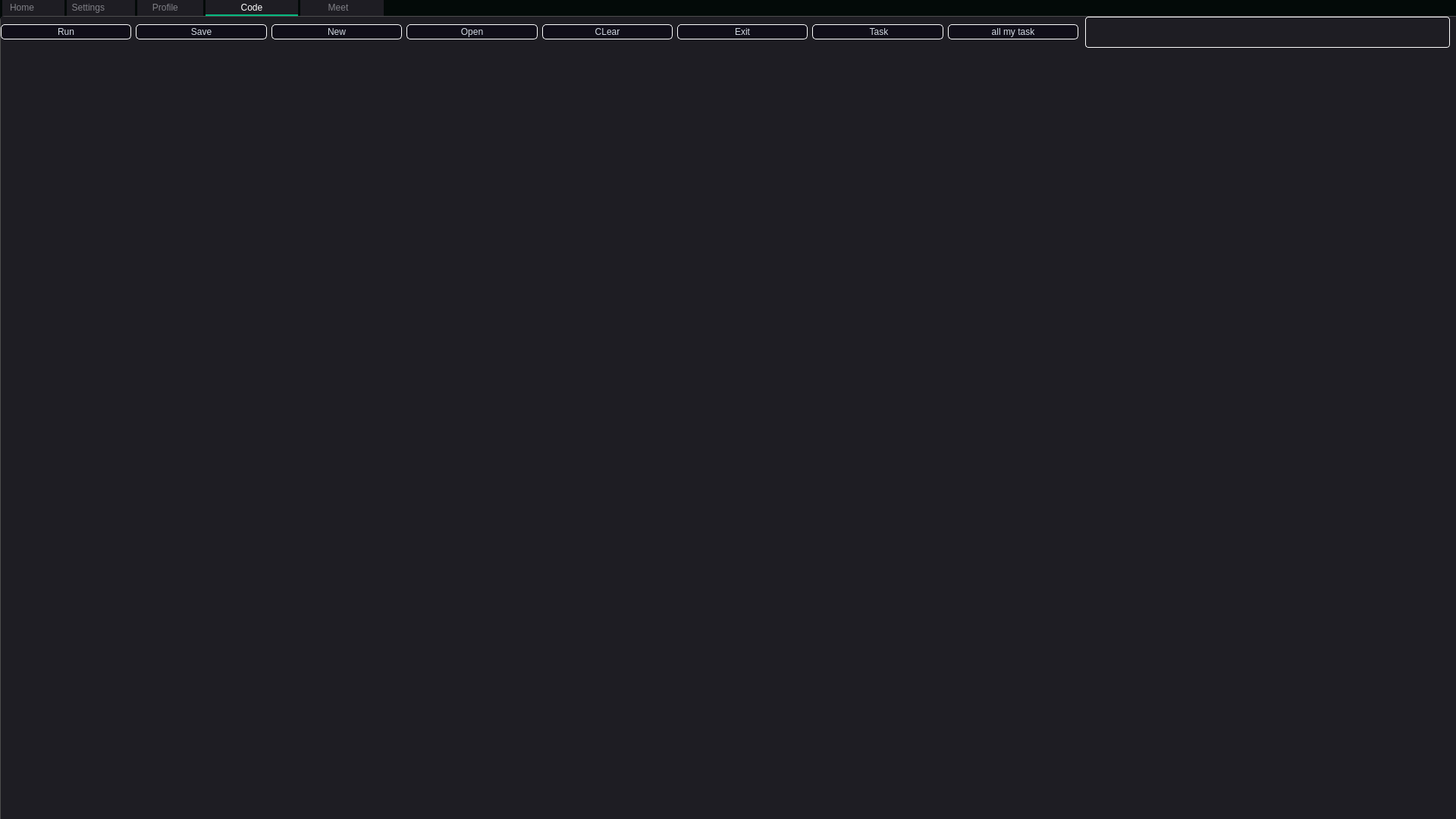
<?xml version="1.0" encoding="UTF-8"?>
<ui version="4.0">
 <class>Lhome</class>
 <widget class="QWidget" name="Lhome">
  <property name="enabled">
   <bool>true</bool>
  </property>
  <property name="geometry">
   <rect>
    <x>0</x>
    <y>0</y>
    <width>1920</width>
    <height>1080</height>
   </rect>
  </property>
  <property name="sizePolicy">
   <sizepolicy hsizetype="Maximum" vsizetype="Maximum">
    <horstretch>1</horstretch>
    <verstretch>0</verstretch>
   </sizepolicy>
  </property>
  <property name="sizeIncrement">
   <size>
    <width>1920</width>
    <height>1080</height>
   </size>
  </property>
  <property name="windowTitle">
   <string>Form</string>
  </property>
  <property name="styleSheet">
   <string notr="true">/*
Material Dark Style Sheet for QT Applications
Author: Jaime A. Quiroga P.
Inspired on https://github.com/jxfwinter/qt-material-stylesheet
Company: GTRONICK
Last updated: 04/12/2018, 15:00.
Available at: https://github.com/GTRONICK/QSS/blob/master/MaterialDark.qss
*/
QWidget#Lhome {
    background-color:#030A08
}
QDialog {
	background-color:#1e1d23;
}
QColorDialog {
	background-color:#1e1d23;
}
QTextEdit {
	background-color:#1e1d23;
	color: #a9b7c6;
}
QPlainTextEdit {
	selection-background-color:#007b50;
	background-color:#1e1d23;
	border-style: solid;
	border-top-color: transparent;
	border-right-color: transparent;
	border-left-color: transparent;
	border-bottom-color: transparent;
	border-width: 1px;
	color: #a9b7c6;
}
/*
Neon Style Sheet for QT Applications (QpushButton)
Author: Jaime A. Quiroga P.
Company: GTRONICK
Last updated: 24/10/2020, 15:42.
Available at: https://github.com/GTRONICK/QSS/blob/master/NeonButtons.qss
*/
QPushButton{
	border-style: solid;
	border-color: #ffffff;
	border-width: 1px;
	border-radius: 5px;
	color: #d3dae3;
	padding: 2px;
	background-color: #100E19;
}
QPushButton::default{
	border-style: solid;
	border-color: #ffffff;
	border-width: 1px;
	border-radius: 5px;
	color: #FFFFFF;
	padding: 2px;
	background-color: #151a1e;
}
QPushButton:hover{
	border-style: solid;
	border-top-color: qlineargradient(spread:pad, x1:0, y1:1, x2:1, y2:1, stop:0 #C0DB50, stop:0.4 #C0DB50, stop:0.5 #100E19, stop:1 #100E19);
    border-bottom-color: qlineargradient(spread:pad, x1:0, y1:1, x2:1, y2:1, stop:0 #100E19, stop:0.5 #100E19, stop:0.6 #C0DB50, stop:1 #C0DB50);
    border-left-color: qlineargradient(spread:pad, x1:0, y1:0, x2:0, y2:1, stop:0 #C0DB50, stop:0.3 #C0DB50, stop:0.7 #100E19, stop:1 #100E19);
    border-right-color: qlineargradient(spread:pad, x1:0, y1:1, x2:0, y2:0, stop:0 #C0DB50, stop:0.3 #C0DB50, stop:0.7 #100E19, stop:1 #100E19);
	border-width: 2px;
    border-radius: 1px;
	color: #d3dae3;
	padding: 2px;
}
QPushButton:pressed{
	border-style: solid;
	border-top-color: qlineargradient(spread:pad, x1:0, y1:1, x2:1, y2:1, stop:0 #d33af1, stop:0.4 #d33af1, stop:0.5 #100E19, stop:1 #100E19);
    border-bottom-color: qlineargradient(spread:pad, x1:0, y1:1, x2:1, y2:1, stop:0 #100E19, stop:0.5 #100E19, stop:0.6 #d33af1, stop:1 #d33af1);
    border-left-color: qlineargradient(spread:pad, x1:0, y1:0, x2:0, y2:1, stop:0 #d33af1, stop:0.3 #d33af1, stop:0.7 #100E19, stop:1 #100E19);
    border-right-color: qlineargradient(spread:pad, x1:0, y1:1, x2:0, y2:0, stop:0 #d33af1, stop:0.3 #d33af1, stop:0.7 #100E19, stop:1 #100E19);
	border-width: 2px;
    border-radius: 1px;
	color: #d3dae3;
	padding: 2px;
}
QLineEdit {
	border-width: 1px; border-radius: 4px;
	border-color:rgb(255,255,255) ;
	border-style: inset;
	padding: 0 8px;
	color: #a9b7c6;
	background:#1e1d23;
	selection-background-color:#007b50;
	selection-color: #FFFFFF;
}
QLabel {
	color: #a9b7c6;
}
QLCDNumber {
	color: #37e6b4;
}
QProgressBar {
	text-align: center;
	color: rgb(240, 240, 240);
	border-width: 1px; 
	border-radius: 10px;
	border-color: rgb(58, 58, 58);
	border-style: inset;
	background-color:#1e1d23;
}
QProgressBar::chunk {
	background-color: #04b97f;
	border-radius: 5px;
}
QMenuBar {
	background-color: #1e1d23;
}
QMenuBar::item {
	color: #a9b7c6;
  	spacing: 3px;
  	padding: 1px 4px;
  	background: #1e1d23;
}

QMenuBar::item:selected {
  	background:#1e1d23;
	color: #FFFFFF;
}
QMenu::item:selected {
	border-style: solid;
	border-top-color: transparent;
	border-right-color: transparent;
	border-left-color: #04b97f;
	border-bottom-color: transparent;
	border-left-width: 2px;
	color: #FFFFFF;
	padding-left:15px;
	padding-top:4px;
	padding-bottom:4px;
	padding-right:7px;
	background-color: #1e1d23;
}
QMenu::item {
	border-style: solid;
	border-top-color: transparent;
	border-right-color: transparent;
	border-left-color: transparent;
	border-bottom-color: transparent;
	border-bottom-width: 1px;
	border-style: solid;
	color: #a9b7c6;
	padding-left:17px;
	padding-top:4px;
	padding-bottom:4px;
	padding-right:7px;
	background-color: #1e1d23;
}
QMenu{
	background-color:#1e1d23;
}
QTabWidget {
	color:rgb(0,0,0);
	background-color:#1e1d23;
}
QTabWidget::pane {
		border-color: rgb(77,77,77);
		background-color:#1e1d23;
		border-style: solid;
		border-width: 1px;
    	border-radius: 6px;
}
QTabBar::tab {
	border-style: solid;
	border-top-color: transparent;
	border-right-color: transparent;
	border-left-color: transparent;
	border-bottom-color: transparent;
	border-bottom-width: 1px;
	border-style: solid;
	color: #808086;
	padding: 3px;
	margin-left:3px;
	background-color: #1e1d23;
}
QTabBar::tab:selected, QTabBar::tab:last:selected, QTabBar::tab:hover {
  	border-style: solid;
	border-top-color: transparent;
	border-right-color: transparent;
	border-left-color: transparent;
	border-bottom-color: #04b97f;
	border-bottom-width: 2px;
	border-style: solid;
	color: #FFFFFF;
	padding-left: 3px;
	padding-bottom: 2px;
	margin-left:3px;
	background-color: #1e1d23;
}

QCheckBox {
	color: #a9b7c6;
	padding: 2px;
}
QCheckBox:disabled {
	color: #808086;
	padding: 2px;
}

QCheckBox:hover {
	border-radius:4px;
	border-style:solid;
	padding-left: 1px;
	padding-right: 1px;
	padding-bottom: 1px;
	padding-top: 1px;
	border-width:1px;
	border-color: rgb(87, 97, 106);
	background-color:#1e1d23;
}
QCheckBox::indicator:checked {

	height: 10px;
	width: 10px;
	border-style:solid;
	border-width: 1px;
	border-color: #04b97f;
	color: #a9b7c6;
	background-color: #04b97f;
}
QCheckBox::indicator:unchecked {

	height: 10px;
	width: 10px;
	border-style:solid;
	border-width: 1px;
	border-color: #04b97f;
	color: #a9b7c6;
	background-color: transparent;
}
QRadioButton {
	color: #a9b7c6;
	background-color: #1e1d23;
	padding: 1px;
}
QRadioButton::indicator:checked {
	height: 10px;
	width: 10px;
	border-style:solid;
	border-radius:5px;
	border-width: 1px;
	border-color: #04b97f;
	color: #a9b7c6;
	background-color: #04b97f;
}
QRadioButton::indicator:!checked {
	height: 10px;
	width: 10px;
	border-style:solid;
	border-radius:5px;
	border-width: 1px;
	border-color: #04b97f;
	color: #a9b7c6;
	background-color: transparent;
}
QStatusBar {
	color:#027f7f;
}
QSpinBox {
	color: #a9b7c6;	
	background-color: #1e1d23;
}
QDoubleSpinBox {
	color: #a9b7c6;	
	background-color: #1e1d23;
}
QTimeEdit {
	color: #a9b7c6;	
	background-color: #1e1d23;
}
QDateTimeEdit {
	color: #a9b7c6;	
	background-color: #1e1d23;
}
QDateEdit {
	color: #a9b7c6;	
	background-color: #1e1d23;
}
QComboBox {
	color: #a9b7c6;	
	background: #1e1d23;
}
QComboBox:editable {
	background: #1e1d23;
	color: #a9b7c6;
	selection-background-color: #1e1d23;
}
QComboBox QAbstractItemView {
	color: #a9b7c6;	
	background: #1e1d23;
	selection-color: #FFFFFF;
	selection-background-color: #1e1d23;
}
QComboBox:!editable:on, QComboBox::drop-down:editable:on {
	color: #a9b7c6;	
	background: #1e1d23;
}
QFontComboBox {
	color: #a9b7c6;	
	background-color: #1e1d23;
}
QToolBox {
	color: #a9b7c6;
	background-color: #1e1d23;
}
QToolBox::tab {
	color: #a9b7c6;
	background-color: #1e1d23;
}
QToolBox::tab:selected {
	color: #FFFFFF;
	background-color: #1e1d23;
}
QScrollArea {
	color: #FFFFFF;
	background-color: #1e1d23;
}
QSlider::groove:horizontal {
	height: 5px;
	background: #04b97f;
}
QSlider::groove:vertical {
	width: 5px;
	background: #04b97f;
}
QSlider::handle:horizontal {
	background: qlineargradient(x1:0, y1:0, x2:1, y2:1, stop:0 #b4b4b4, stop:1 #8f8f8f);
	border: 1px solid #5c5c5c;
	width: 14px;
	margin: -5px 0;
	border-radius: 7px;
}
QSlider::handle:vertical {
	background: qlineargradient(x1:1, y1:1, x2:0, y2:0, stop:0 #b4b4b4, stop:1 #8f8f8f);
	border: 1px solid #5c5c5c;
	height: 14px;
	margin: 0 -5px;
	border-radius: 7px;
}
QSlider::add-page:horizontal {
    background: white;
}
QSlider::add-page:vertical {
    background: white;
}
QSlider::sub-page:horizontal {
    background: #04b97f;
}
QSlider::sub-page:vertical {
    background: #04b97f;
}</string>
  </property>
  <widget class="QTabWidget" name="TAB">
   <property name="geometry">
    <rect>
     <x>0</x>
     <y>0</y>
     <width>1951</width>
     <height>1101</height>
    </rect>
   </property>
   <property name="cursor">
    <cursorShape>OpenHandCursor</cursorShape>
   </property>
   <property name="styleSheet">
    <string notr="true">QWidget#TAB {
    background-color:#1e1d23;
	
 
}</string>
   </property>
   <property name="currentIndex">
    <number>3</number>
   </property>
   <property name="tabBarAutoHide">
    <bool>true</bool>
   </property>
   <widget class="QWidget" name="Setting">
    <property name="styleSheet">
     <string notr="true">QWidget#Setting {
    background-color:#1e1d23;
	border-image: url(:/images/s.jpg) 0 0 0 0 stretch stretch;

}</string>
    </property>
    <attribute name="icon">
     <iconset theme="user-home">
      <normaloff>.</normaloff>.</iconset>
    </attribute>
    <attribute name="title">
     <string>  Home           </string>
    </attribute>
    <widget class="QPushButton" name="pushButton">
     <property name="geometry">
      <rect>
       <x>20</x>
       <y>50</y>
       <width>101</width>
       <height>61</height>
      </rect>
     </property>
     <property name="styleSheet">
      <string notr="true">pushButton{
	color: rgb(255, 255, 255);
}</string>
     </property>
     <property name="text">
      <string/>
     </property>
     <property name="icon">
      <iconset theme="system-shutdown">
       <normaloff>.</normaloff>.</iconset>
     </property>
     <property name="iconSize">
      <size>
       <width>40</width>
       <height>40</height>
      </size>
     </property>
    </widget>
   </widget>
   <widget class="QWidget" name="Home">
    <property name="styleSheet">
     <string notr="true">QWidget#Home {
   background-color:#1e1d23;
	border-image: url(:/images/s.jpg) 0 0 0 0 stretch stretch;

}</string>
    </property>
    <attribute name="icon">
     <iconset theme="applications-other">
      <normaloff>.</normaloff>.</iconset>
    </attribute>
    <attribute name="title">
     <string> Settings           </string>
    </attribute>
   </widget>
   <widget class="QWidget" name="Profile">
    <property name="styleSheet">
     <string notr="true">QWidget#Profile {
    background-color:#1e1d23;
	border-image: url(:/images/s.jpg) 0 0 0 0 stretch stretch;

}</string>
    </property>
    <attribute name="icon">
     <iconset theme="user-available">
      <normaloff>.</normaloff>.</iconset>
    </attribute>
    <attribute name="title">
     <string>     Profile         </string>
    </attribute>
    <widget class="QPushButton" name="PIC">
     <property name="geometry">
      <rect>
       <x>20</x>
       <y>10</y>
       <width>161</width>
       <height>151</height>
      </rect>
     </property>
     <property name="styleSheet">
      <string notr="true">QPushButton{
border-radius: 75px;
}</string>
     </property>
     <property name="text">
      <string>USER</string>
     </property>
     <property name="autoExclusive">
      <bool>false</bool>
     </property>
     <property name="autoDefault">
      <bool>false</bool>
     </property>
     <property name="default">
      <bool>false</bool>
     </property>
     <property name="flat">
      <bool>false</bool>
     </property>
    </widget>
    <widget class="QPushButton" name="pushButton_2">
     <property name="geometry">
      <rect>
       <x>340</x>
       <y>20</y>
       <width>181</width>
       <height>71</height>
      </rect>
     </property>
     <property name="styleSheet">
      <string notr="true">QPushButton{
	border-color:transparent;
	background-color: transparent;
    color: rgb(220, 138, 221);
    font-family: &quot;Trajan Pro&quot;, &quot;Cinzel&quot;, &quot;Georgia&quot;, serif;
    font-size: 16px;
    font-weight: bold;
    letter-spacing: 3px;
    padding: 10px;

}</string>
     </property>
     <property name="text">
      <string>rank</string>
     </property>
    </widget>
    <widget class="QPushButton" name="pushButton_5">
     <property name="geometry">
      <rect>
       <x>10</x>
       <y>170</y>
       <width>181</width>
       <height>251</height>
      </rect>
     </property>
     <property name="styleSheet">
      <string notr="true">QPushButton{
		border-radius: 75px;
			}</string>
     </property>
     <property name="text">
      <string/>
     </property>
    </widget>
    <widget class="QLabel" name="label">
     <property name="geometry">
      <rect>
       <x>220</x>
       <y>20</y>
       <width>141</width>
       <height>61</height>
      </rect>
     </property>
     <property name="font">
      <font>
       <family>Trajan Pro</family>
       <pointsize>-1</pointsize>
       <italic>true</italic>
       <bold>true</bold>
      </font>
     </property>
     <property name="styleSheet">
      <string notr="true">/* ستايل للـ QLabel الخاص بعنوان التطبيق */
QLabel#label {
    background-color: transparent;
    color: #FFE066;
    font-family: &quot;Trajan Pro&quot;, &quot;Cinzel&quot;, &quot;Georgia&quot;, serif;
    font-size: 27px;
    font-weight: bold;
    letter-spacing: 3px;
    padding: 10px;
}</string>
     </property>
     <property name="text">
      <string>Ranked</string>
     </property>
    </widget>
    <widget class="QPushButton" name="pushButton_3">
     <property name="geometry">
      <rect>
       <x>390</x>
       <y>90</y>
       <width>171</width>
       <height>61</height>
      </rect>
     </property>
     <property name="styleSheet">
      <string notr="true">QPushButton{
	border-color:transparent;
	background-color: transparent;
    color: rgb(220, 138, 221);
    font-family: &quot;Trajan Pro&quot;, &quot;Cinzel&quot;, &quot;Georgia&quot;, serif;
    font-size: 16px;
    font-weight: bold;
    letter-spacing: 3px;
    padding: 10px;

}</string>
     </property>
     <property name="text">
      <string>name</string>
     </property>
    </widget>
    <widget class="QLabel" name="label_2">
     <property name="geometry">
      <rect>
       <x>220</x>
       <y>90</y>
       <width>181</width>
       <height>61</height>
      </rect>
     </property>
     <property name="font">
      <font>
       <family>Trajan Pro</family>
       <pointsize>-1</pointsize>
       <italic>true</italic>
       <bold>true</bold>
      </font>
     </property>
     <property name="styleSheet">
      <string notr="true">/* ستايل للـ QLabel الخاص بعنوان التطبيق */
QLabel#label_2{
    background-color: transparent;
    color: #FFE066;
    font-family: &quot;Trajan Pro&quot;, &quot;Cinzel&quot;, &quot;Georgia&quot;, serif;
    font-size: 27px;
    font-weight: bold;
    letter-spacing: 3px;
    padding: 10px;
}</string>
     </property>
     <property name="text">
      <string>username</string>
     </property>
    </widget>
    <widget class="QLabel" name="label_3">
     <property name="geometry">
      <rect>
       <x>230</x>
       <y>160</y>
       <width>141</width>
       <height>61</height>
      </rect>
     </property>
     <property name="font">
      <font>
       <family>Trajan Pro</family>
       <pointsize>-1</pointsize>
       <italic>true</italic>
       <bold>true</bold>
      </font>
     </property>
     <property name="styleSheet">
      <string notr="true">/* ستايل للـ QLabel الخاص بعنوان التطبيق */
QLabel#label_3{
    background-color: transparent;
    color: #FFE066;
    font-family: &quot;Trajan Pro&quot;, &quot;Cinzel&quot;, &quot;Georgia&quot;, serif;
    font-size: 27px;
    font-weight: bold;
    letter-spacing: 3px;
    padding: 10px;
}</string>
     </property>
     <property name="text">
      <string>GitHub</string>
     </property>
    </widget>
    <widget class="QLabel" name="label_4">
     <property name="geometry">
      <rect>
       <x>380</x>
       <y>160</y>
       <width>571</width>
       <height>61</height>
      </rect>
     </property>
     <property name="font">
      <font>
       <family>Trajan Pro</family>
       <pointsize>-1</pointsize>
       <italic>true</italic>
       <bold>true</bold>
      </font>
     </property>
     <property name="styleSheet">
      <string notr="true">/* ستايل للـ QLabel الخاص بعنوان التطبيق */
QLabel#label_4{
    background-color: transparent;
    color: rgb(220, 138, 221);
    font-family: &quot;Trajan Pro&quot;, &quot;Cinzel&quot;, &quot;Georgia&quot;, serif;
    font-size: 16px;
    font-weight: bold;
    letter-spacing: 3px;
    padding: 10px;
}</string>
     </property>
     <property name="text">
      <string>git</string>
     </property>
    </widget>
    <widget class="QLabel" name="label_5">
     <property name="geometry">
      <rect>
       <x>240</x>
       <y>230</y>
       <width>111</width>
       <height>61</height>
      </rect>
     </property>
     <property name="font">
      <font>
       <family>Trajan Pro</family>
       <pointsize>-1</pointsize>
       <italic>true</italic>
       <bold>true</bold>
      </font>
     </property>
     <property name="styleSheet">
      <string notr="true">/* ستايل للـ QLabel الخاص بعنوان التطبيق */
QLabel#label_5{
    background-color: transparent;
    color: #FFE066;
    font-family: &quot;Trajan Pro&quot;, &quot;Cinzel&quot;, &quot;Georgia&quot;, serif;
    font-size: 27px;
    font-weight: bold;
    letter-spacing: 3px;
    padding: 10px;
}</string>
     </property>
     <property name="text">
      <string>Team</string>
     </property>
    </widget>
    <widget class="QPushButton" name="pushButton_4">
     <property name="geometry">
      <rect>
       <x>340</x>
       <y>230</y>
       <width>251</width>
       <height>61</height>
      </rect>
     </property>
     <property name="styleSheet">
      <string notr="true">QPushButton{
	border-color:transparent;
	background-color: transparent;
    color: rgb(220, 138, 221);
    font-family: &quot;Trajan Pro&quot;, &quot;Cinzel&quot;, &quot;Georgia&quot;, serif;
    font-size: 16px;
    font-weight: bold;
    letter-spacing: 3px;
    padding: 10px;

}</string>
     </property>
     <property name="text">
      <string>Team</string>
     </property>
    </widget>
    <widget class="QLabel" name="label_6">
     <property name="geometry">
      <rect>
       <x>250</x>
       <y>300</y>
       <width>111</width>
       <height>61</height>
      </rect>
     </property>
     <property name="font">
      <font>
       <family>Trajan Pro</family>
       <pointsize>-1</pointsize>
       <italic>true</italic>
       <bold>true</bold>
      </font>
     </property>
     <property name="styleSheet">
      <string notr="true">/* ستايل للـ QLabel الخاص بعنوان التطبيق */
QLabel#label_6{
    background-color: transparent;
    color: #FFE066;
    font-family: &quot;Trajan Pro&quot;, &quot;Cinzel&quot;, &quot;Georgia&quot;, serif;
    font-size: 27px;
    font-weight: bold;
    letter-spacing: 3px;
    padding: 10px;
}</string>
     </property>
     <property name="text">
      <string>NOP</string>
     </property>
    </widget>
    <widget class="QPushButton" name="pushButton_6">
     <property name="geometry">
      <rect>
       <x>350</x>
       <y>300</y>
       <width>231</width>
       <height>61</height>
      </rect>
     </property>
     <property name="styleSheet">
      <string notr="true">QPushButton{
	border-color:transparent;
	background-color: transparent;
    color: rgb(220, 138, 221);
    font-family: &quot;Trajan Pro&quot;, &quot;Cinzel&quot;, &quot;Georgia&quot;, serif;
    font-size: 16px;
    font-weight: bold;
    letter-spacing: 3px;
    padding: 10px;

}</string>
     </property>
     <property name="text">
      <string>number of project</string>
     </property>
    </widget>
    <widget class="QLabel" name="label_7">
     <property name="geometry">
      <rect>
       <x>260</x>
       <y>360</y>
       <width>111</width>
       <height>61</height>
      </rect>
     </property>
     <property name="font">
      <font>
       <family>Trajan Pro</family>
       <pointsize>-1</pointsize>
       <italic>true</italic>
       <bold>true</bold>
      </font>
     </property>
     <property name="styleSheet">
      <string notr="true">/* ستايل للـ QLabel الخاص بعنوان التطبيق */
QLabel#label_7{
    background-color: transparent;
    color: #FFE066;
    font-family: &quot;Trajan Pro&quot;, &quot;Cinzel&quot;, &quot;Georgia&quot;, serif;
    font-size: 27px;
    font-weight: bold;
    letter-spacing: 3px;
    padding: 10px;
}</string>
     </property>
     <property name="text">
      <string>RIT</string>
     </property>
    </widget>
    <widget class="QPushButton" name="pushButton_7">
     <property name="geometry">
      <rect>
       <x>350</x>
       <y>360</y>
       <width>191</width>
       <height>61</height>
      </rect>
     </property>
     <property name="styleSheet">
      <string notr="true">QPushButton{
	border-color:transparent;
	background-color: transparent;
    color: rgb(220, 138, 221);
    font-family: &quot;Trajan Pro&quot;, &quot;Cinzel&quot;, &quot;Georgia&quot;, serif;
    font-size: 16px;
    font-weight: bold;
    letter-spacing: 3px;
    padding: 10px;

}</string>
     </property>
     <property name="text">
      <string>Roll in Team</string>
     </property>
    </widget>
   </widget>
   <widget class="QWidget" name="code">
    <property name="styleSheet">
     <string notr="true">QWidget#code {
   background-color:#1e1d23;
	border-image: url(:/images/s.jpg) 0 0 0 0 stretch stretch;

}</string>
    </property>
    <attribute name="title">
     <string>             Code             </string>
    </attribute>
    <widget class="QWidget" name="verticalLayoutWidget">
     <property name="geometry">
      <rect>
       <x>0</x>
       <y>40</y>
       <width>1911</width>
       <height>951</height>
      </rect>
     </property>
     <layout class="QVBoxLayout" name="edo"/>
    </widget>
    <widget class="QWidget" name="horizontalLayoutWidget">
     <property name="geometry">
      <rect>
       <x>0</x>
       <y>0</y>
       <width>1421</width>
       <height>41</height>
      </rect>
     </property>
     <layout class="QHBoxLayout" name="horizontalLayout">
      <item>
       <widget class="QPushButton" name="RunCode">
        <property name="text">
         <string>Run</string>
        </property>
       </widget>
      </item>
      <item>
       <widget class="QPushButton" name="CCL">
        <property name="text">
         <string>Save</string>
        </property>
       </widget>
      </item>
      <item>
       <widget class="QPushButton" name="new_2">
        <property name="text">
         <string>New</string>
        </property>
       </widget>
      </item>
      <item>
       <widget class="QPushButton" name="openFiles">
        <property name="text">
         <string>Open</string>
        </property>
       </widget>
      </item>
      <item>
       <widget class="QPushButton" name="clear">
        <property name="text">
         <string>CLear</string>
        </property>
       </widget>
      </item>
      <item>
       <widget class="QPushButton" name="Exit">
        <property name="text">
         <string>Exit</string>
        </property>
       </widget>
      </item>
      <item>
       <widget class="QPushButton" name="pushButton_Ask">
        <property name="text">
         <string> Task</string>
        </property>
       </widget>
      </item>
      <item>
       <widget class="QPushButton" name="AllTask">
        <property name="text">
         <string>all my task</string>
        </property>
       </widget>
      </item>
     </layout>
    </widget>
    <widget class="QLineEdit" name="file">
     <property name="geometry">
      <rect>
       <x>1430</x>
       <y>0</y>
       <width>481</width>
       <height>41</height>
      </rect>
     </property>
    </widget>
   </widget>
   <widget class="QWidget" name="Meet">
    <property name="styleSheet">
     <string notr="true">QWidget#Meet {
   background-color:#1e1d23;
	border-image: url(:/images/s.jpg) 0 0 0 0 stretch stretch;

}</string>
    </property>
    <attribute name="title">
     <string>          Meet             </string>
    </attribute>
    <widget class="QPushButton" name="pushButton_8">
     <property name="geometry">
      <rect>
       <x>1520</x>
       <y>40</y>
       <width>191</width>
       <height>61</height>
      </rect>
     </property>
     <property name="text">
      <string>Send</string>
     </property>
    </widget>
    <widget class="QLineEdit" name="taskEdit">
     <property name="geometry">
      <rect>
       <x>560</x>
       <y>40</y>
       <width>941</width>
       <height>61</height>
      </rect>
     </property>
    </widget>
    <widget class="QPushButton" name="Give">
     <property name="geometry">
      <rect>
       <x>350</x>
       <y>40</y>
       <width>201</width>
       <height>61</height>
      </rect>
     </property>
     <property name="text">
      <string>GIVE</string>
     </property>
    </widget>
   </widget>
  </widget>
 </widget>
 <resources/>
 <connections/>
</ui>
